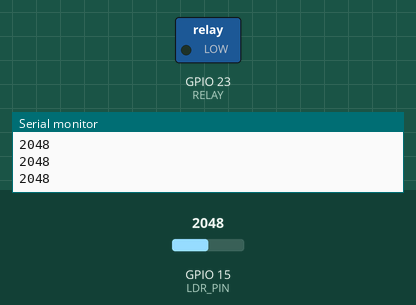
The program below on a simulated ESP32. Shown: switched loads named in the program (green lamp = pin HIGH), the last lines printed to the serial monitor. The test bench sets the inputs (shaded band); at power-on: GPIO 15 (LDR_PIN) = 2048.

Above: at 1.7 s.
1.8 s: GPIO 15 (LDR_PIN) set to 548
3.3 s: GPIO 15 (LDR_PIN) set to 478
At 4.0 s:
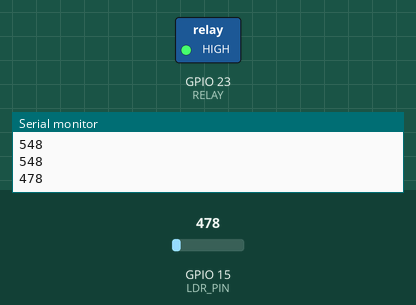
5.0 s: GPIO 15 (LDR_PIN) set to 540
At 6.2 s:
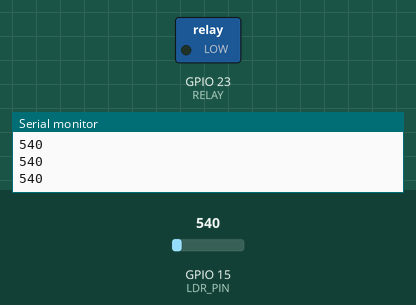
6.5 s: GPIO 15 (LDR_PIN) set to 491
At 7.5 s:
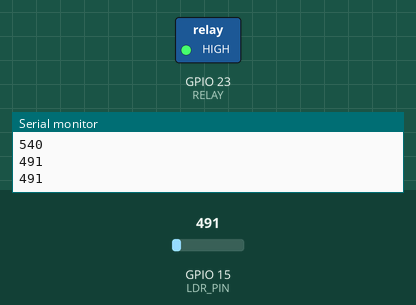
Timing chart, 0 to 9.0 s (numbered marks = the images above; inputs shaded):
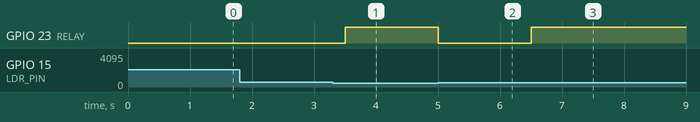

The program:

main.cpp
```cpp
#include <Arduino.h>

int RELAY = 23;         // 릴레이가 연결된 핀
int LDR_PIN = 15;       // 밝기 센서(아날로그 핀)가 연결된 핀
int threshold = 500;    // 밝기 임계값
int light_val = 0;      // 밝기 값을 저장할 변수

void setup() {
  Serial.begin(115200);       // 시리얼 통신 시작
  delay(500);                 // 안정화 시간
  Serial.println("Starting");

  pinMode(RELAY, OUTPUT);     // 릴레이 핀을 출력 모드로 설정
}

void loop() {
  light_val = analogRead(LDR_PIN);   // 밝기 센서에서 값을 읽음
  Serial.println(light_val);         // 읽은 값을 시리얼 모니터에 출력

  if (light_val < threshold) {       // 밝기가 임계값보다 낮으면 (어두울 때)
    digitalWrite(RELAY, HIGH);       // 릴레이 ON (전기기구 켬)
  } else {                           // 밝기가 임계값보다 높으면 (밝을 때)
    digitalWrite(RELAY, LOW);        // 릴레이 OFF (전기기구 끔)
  }

  delay(500);  // 0.5초마다 값을 읽고 릴레이 상태 업데이트
}
```

Measured:
- the behaviour switches between 500 and 499 on GPIO 15 (LDR_PIN) (found by bisection; images 0 and 1)
- after the input at 3.3 s, GPIO 23 (RELAY): LOW → HIGH after 0.20 s
- after the input at 5.0 s, GPIO 23 (RELAY): HIGH → LOW at once
- after the input at 6.5 s, GPIO 23 (RELAY): LOW → HIGH at once
